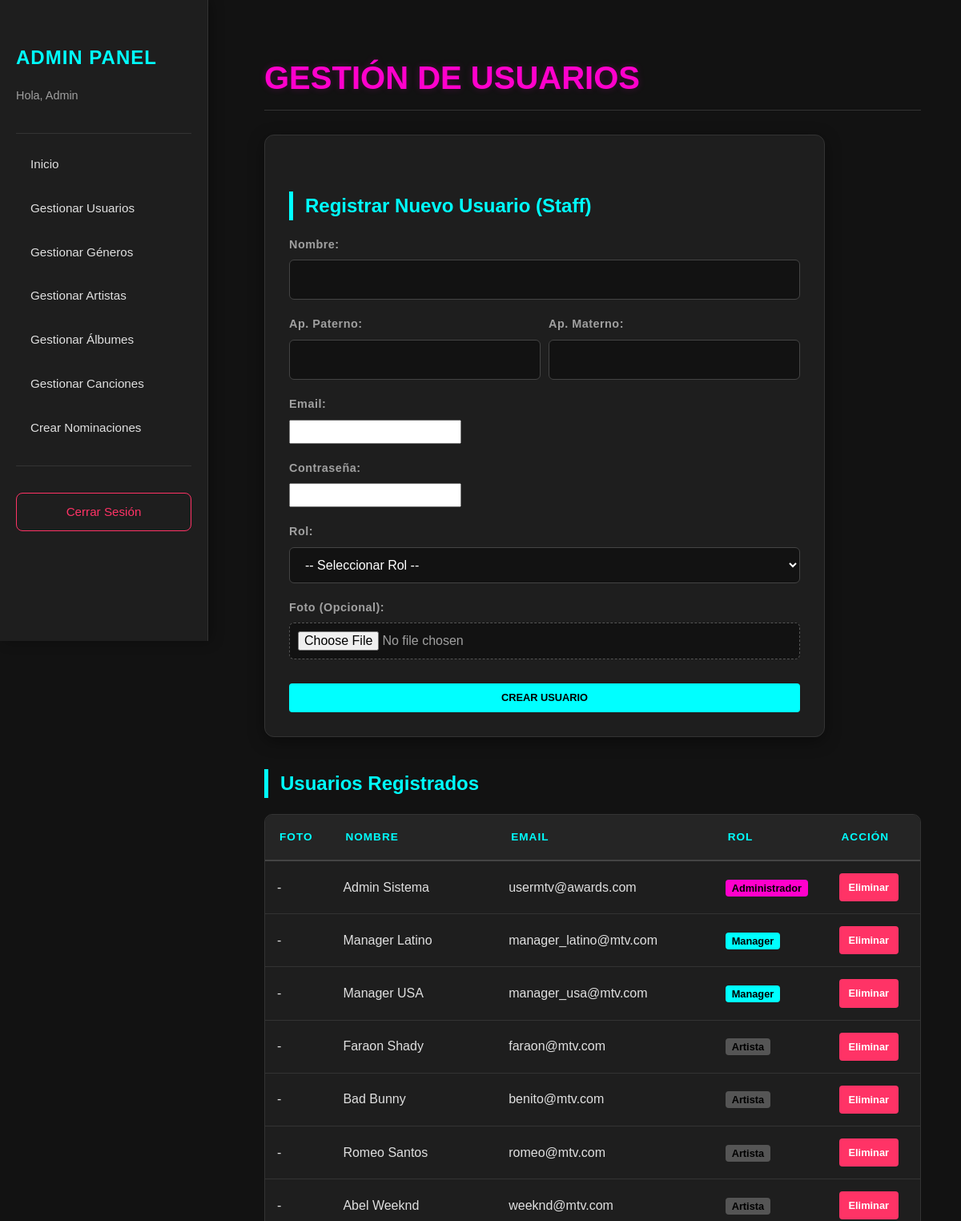
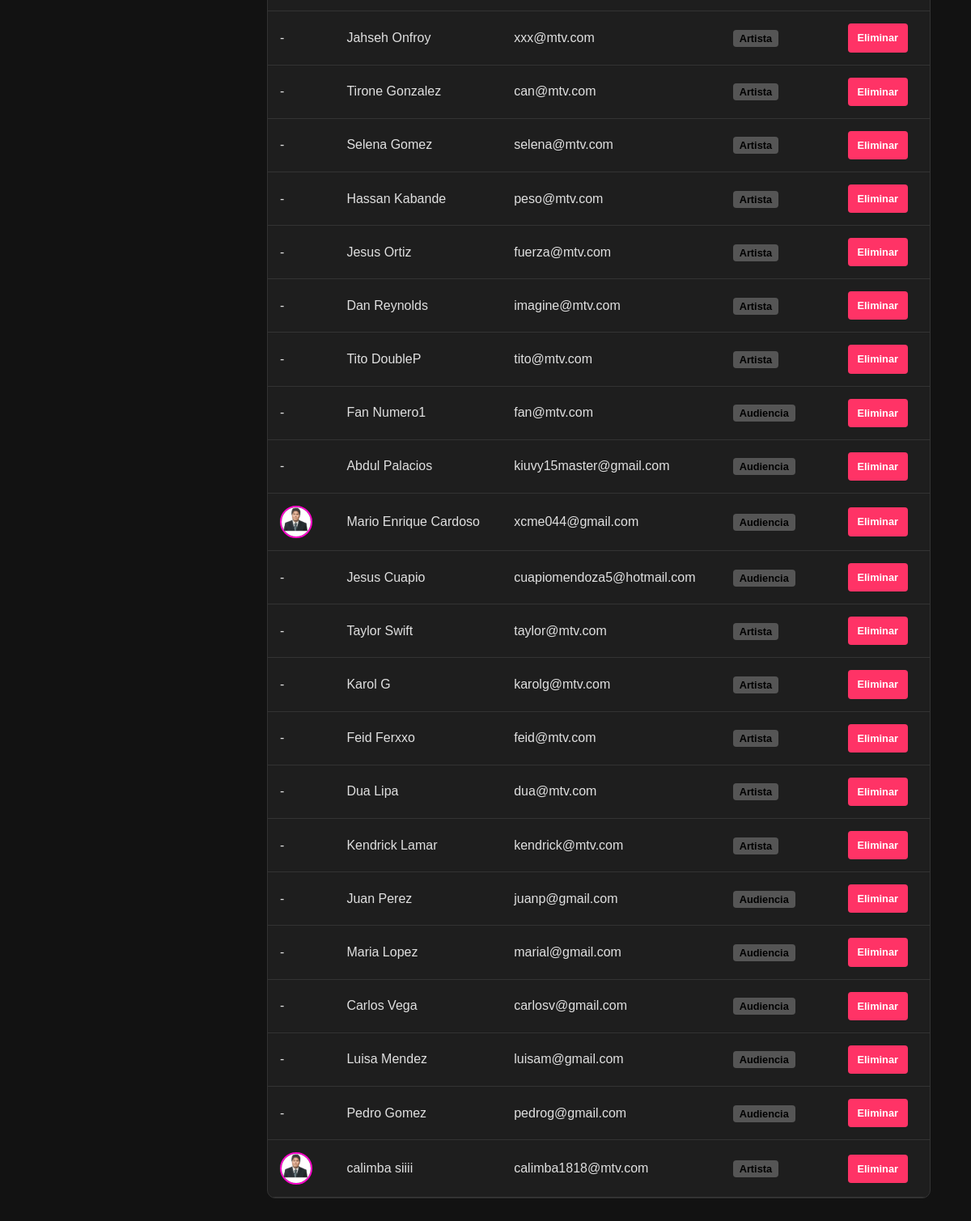
The app's page /app/views/panel/usuarios.php (signed in) with its own data (2 pictures, top to bottom).
### tables this page shows
CREATE TABLE IF NOT EXISTS `usuarios` (
  `id_usuario` int NOT NULL AUTO_INCREMENT,
  `estatus_usuario` tinyint NOT NULL,
  `nombre_usuario` varchar(50) NOT NULL,
  `ap_usuario` varchar(50) NOT NULL,
  `am_usuario` varchar(50) DEFAULT NULL,
  `sexo_usuario` tinyint DEFAULT NULL,
  `correo_usuario` varchar(50) NOT NULL,
  `password_usuario` varchar(64) NOT NULL,
  `imagen_usuario` varchar(200) DEFAULT NULL,
  `id_rol` int NOT NULL,
  PRIMARY KEY (`id_usuario`),
  UNIQUE KEY `correo_usuario` (`correo_usuario`),
  KEY `id_rol` (`id_rol`)
);

CREATE TABLE IF NOT EXISTS `roles` (
  `id_rol` int NOT NULL,
  `rol` varchar(50) NOT NULL,
  PRIMARY KEY (`id_rol`)
);

### app/views/panel/usuarios.php (the view, shortened to what this page needs)
<?php
require_once '../../../config/conexion-bd.php';
$usuarios = $conexion->query("SELECT u.*, r.rol FROM usuarios u INNER JOIN roles r ON u.id_rol = r.id_rol")->fetchAll(PDO::FETCH_ASSOC);
?>
<!DOCTYPE html>
<html lang="es">
<head>
    <link rel="stylesheet" href="<?php echo HOST; ?>recursos/assets/css/reset.css">
    <link rel="stylesheet" href="<?php echo HOST; ?>recursos/assets/css/root.css">
    <link rel="stylesheet" href="<?php echo HOST; ?>recursos/assets/css/menu-lateral.css">
    <link rel="stylesheet" href="<?php echo HOST; ?>recursos/assets/css/artistas.css"> </head>
<body>
    <?php include '../../../recursos/recursos_panel/menu_lateral.php'; ?>
    <main>
        <h1>Gestión de Usuarios</h1>
        <div class="formulario-caja">
            <h3>Registrar Nuevo Usuario (Staff)</h3>
            <form action="../../backend/panel/acc_usuarios.php" method="POST" enctype="multipart/form-data">
                <label>Nombre:</label>
                <input type="text" name="nombre" required>
                <div style="display:flex; gap:10px;">
                    <div style="flex:1;">
                        <label>Ap. Paterno:</label>
                        <input type="text" name="ap_paterno" required>
                    </div>
                    <div style="flex:1;">
                        <label>Ap. Materno:</label>
                        <input type="text" name="ap_materno">
                    </div>
                </div>
                <label>Email:</label>
                <input type="email" name="email" required>
                <label>Contraseña:</label>
                <input type="password" name="password" required>
                <label>Rol:</label>
                <select name="id_rol" required>
                    <option value="">-- Seleccionar Rol --</option>
                </select>
                <label>Foto (Opcional):</label>
                <input type="file" name="imagen">
                <button type="submit" class="btn btn-guardar">Crear Usuario</button>
            </form>
        </div>
        <h3>Usuarios Registrados</h3>
        <table>
            <thead>
                <tr>
                    <th>Foto</th>
                    <th>Nombre</th>
                    <th>Email</th>
                    <th>Rol</th>
                    <th>Acción</th>
                </tr>
            </thead>
            <tbody>
                <?php foreach($usuarios as $u): ?>
                <tr>
                    <td>
                        <?php if($u['imagen_usuario']): ?>
                            <img src="<?php echo HOST . ltrim($u['imagen_usuario'], '/'); ?>" class="img-artista" style="width:40px; height:40px;">
                        <?php else: ?>
                            <span>-</span>
                        <?php endif; ?>
                    </td>
                    <td><?php echo $u['nombre_usuario'] . ' ' . $u['ap_usuario']; ?></td>
                    <td><?php echo $u['correo_usuario']; ?></td>
                    <td>
                        <span style="padding: 3px 8px; border-radius: 4px; font-size: 0.8rem;
                            background-color: <?php echo ($u['id_rol']==1)?'var(--neon-pink)':(($u['id_rol']==2)?'var(--neon-cyan)':'#555'); ?>;
                            color: black; font-weight: bold;">
                            <?php echo $u['rol']; ?>
                        </span>
                    </td>
                    <td>
                        <a href="../../backend/panel/acc_usuarios.php?accion=borrar&id=<?php echo $u['id_usuario']; ?>"
                           class="btn btn-borrar" onclick="return confirm('¿Eliminar usuario?')">Eliminar</a>
                    </td>
                </tr>
                <?php endforeach; ?>
            </tbody>
        </table>
    </main>
</body>
</html>

### recursos/assets/css/root.css (style rules this page uses)
:root { --bg-color: #050505; --neon-pink: #FF00CC; --neon-lime: #CCFF00; --neon-cyan: #00FFFF; --neon-violet: #9D00FF; --text-color: #FFFFFF; --text-muted: #E0E0E0; --admin-bg: #121212; --panel-bg: #1E1E1E; --text-primary: #E0E0E0; --text-secondary: #A0A0A0; --table-border: #333333; --btn-create: #00FFFF; --text-on-create: #000000; --btn-edit: #CCFF00; --text-on-edit: #000000; --btn-delete: #FF3366; --text-on-delete: #FFFFFF; --msg-success: #00E676; --msg-error: #FF1744; --gradient-mtv: linear-gradient(135deg, var(--neon-pink) 0%, var(--neon-violet) 100%); }

### recursos/assets/css/artistas.css (style rules this page uses)
body { background-color: var(--admin-bg); color: var(--text-primary); min-height: 100vh; }
main { margin-left: 280px; padding: 40px 50px; width: calc(100% - 280px); min-height: 100vh; background-color: var(--admin-bg); }
main h1 { color: var(--neon-pink); font-size: 2.5rem; margin-bottom: 30px; text-transform: uppercase; font-weight: 800; text-shadow: 0 0 10px rgba(255, 0, 204, 0.2); border-bottom: 1px solid #333; padding-bottom: 10px; }
main h3 { color: var(--btn-create); margin-top: 40px; margin-bottom: 15px; font-size: 1.5rem; border-left: 5px solid var(--btn-create); padding-left: 15px; }
.formulario-caja { background-color: var(--panel-bg); padding: 30px; border-radius: 12px; border: 1px solid var(--table-border); max-width: 700px; box-shadow: 0 5px 20px rgba(0,0,0,0.4); }
.formulario-caja label { display: block; color: var(--text-secondary); font-size: 0.9rem; margin-bottom: 8px; margin-top: 20px; font-weight: 600; letter-spacing: 0.5px; }
.formulario-caja input[type="text"], .formulario-caja select, .formulario-caja textarea { width: 100%; background-color: var(--admin-bg); border: 1px solid #444; color: white; padding: 12px 15px; border-radius: 6px; font-size: 1rem; outline: none; transition: all 0.3s ease; }
.formulario-caja input[type="file"] { background-color: var(--admin-bg); padding: 10px; border: 1px dashed #555; border-radius: 6px; color: var(--text-secondary); width: 100%; cursor: pointer; }
.btn-guardar { background-color: var(--btn-create); color: #000; border: none; padding: 15px; width: 100%; margin-top: 30px; font-weight: bold; text-transform: uppercase; border-radius: 6px; cursor: pointer; transition: transform 0.2s, box-shadow 0.2s; }
table { width: 100%; border-collapse: separate; border-spacing: 0; background-color: var(--panel-bg); border-radius: 10px; overflow: hidden; margin-top: 20px; margin-bottom: 50px; border: 1px solid var(--table-border); }
thead { background-color: #252525; }
th { padding: 18px; text-align: left; color: var(--neon-cyan); font-size: 0.85rem; text-transform: uppercase; letter-spacing: 1px; border-bottom: 2px solid #444; }
td { padding: 15px; border-bottom: 1px solid #333; color: var(--text-primary); vertical-align: middle; }
.img-artista { width: 50px; height: 50px; border-radius: 50%; object-fit: cover; border: 2px solid var(--neon-pink); }
.btn { text-decoration: none; padding: 8px 12px; border-radius: 4px; font-size: 0.8rem; font-weight: bold; display: inline-block; margin-right: 5px; transition: opacity 0.2s; }
.btn-borrar { background-color: var(--btn-delete); color: white; }

### records on screen
usuarios: nombre_usuario "Admin", ap_usuario "Sistema", correo_usuario "usermtv@awards.com", id_rol.rol "Administrador"
usuarios: nombre_usuario "Manager", ap_usuario "Latino", correo_usuario "manager_latino@mtv.com", id_rol.rol "Manager"
usuarios: nombre_usuario "Manager", ap_usuario "USA", correo_usuario "manager_usa@mtv.com", id_rol.rol "Manager"
usuarios: nombre_usuario "Faraon", ap_usuario "Shady", correo_usuario "faraon@mtv.com", id_rol.rol "Artista"
usuarios: nombre_usuario "Bad", ap_usuario "Bunny", correo_usuario "benito@mtv.com", id_rol.rol "Artista"
usuarios: nombre_usuario "Romeo", ap_usuario "Santos", correo_usuario "romeo@mtv.com", id_rol.rol "Artista"
usuarios: nombre_usuario "Abel", ap_usuario "Weeknd", correo_usuario "weeknd@mtv.com", id_rol.rol "Artista"
usuarios: nombre_usuario "Jahseh", ap_usuario "Onfroy", correo_usuario "xxx@mtv.com", id_rol.rol "Artista"
usuarios: nombre_usuario "Tirone", ap_usuario "Gonzalez", correo_usuario "can@mtv.com", id_rol.rol "Artista"
usuarios: nombre_usuario "Selena", ap_usuario "Gomez", correo_usuario "selena@mtv.com", id_rol.rol "Artista"
usuarios: nombre_usuario "Hassan", ap_usuario "Kabande", correo_usuario "peso@mtv.com", id_rol.rol "Artista"
usuarios: nombre_usuario "Jesus", ap_usuario "Ortiz", correo_usuario "fuerza@mtv.com", id_rol.rol "Artista"
usuarios: nombre_usuario "Dan", ap_usuario "Reynolds", correo_usuario "imagine@mtv.com", id_rol.rol "Artista"
usuarios: nombre_usuario "Tito", ap_usuario "DoubleP", correo_usuario "tito@mtv.com", id_rol.rol "Artista"
usuarios: nombre_usuario "Fan", ap_usuario "Numero1", correo_usuario "fan@mtv.com", id_rol.rol "Audiencia"
usuarios: nombre_usuario "Abdul", ap_usuario "Palacios", correo_usuario "kiuvy15master@gmail.com", id_rol.rol "Audiencia"
usuarios: imagen_usuario (picture), nombre_usuario "Mario Enrique", ap_usuario "Cardoso", correo_usuario "xcme044@gmail.com", id_rol.rol "Audiencia"
usuarios: nombre_usuario "Jesus", ap_usuario "Cuapio", correo_usuario "cuapiomendoza5@hotmail.com", id_rol.rol "Audiencia"
usuarios: nombre_usuario "Taylor", ap_usuario "Swift", correo_usuario "taylor@mtv.com", id_rol.rol "Artista"
usuarios: nombre_usuario "Karol", ap_usuario "G", correo_usuario "karolg@mtv.com", id_rol.rol "Artista"
usuarios: nombre_usuario "Feid", ap_usuario "Ferxxo", correo_usuario "feid@mtv.com", id_rol.rol "Artista"
usuarios: nombre_usuario "Dua", ap_usuario "Lipa", correo_usuario "dua@mtv.com", id_rol.rol "Artista"
usuarios: nombre_usuario "Kendrick", ap_usuario "Lamar", correo_usuario "kendrick@mtv.com", id_rol.rol "Artista"
usuarios: nombre_usuario "Juan", ap_usuario "Perez", correo_usuario "juanp@gmail.com", id_rol.rol "Audiencia"
usuarios: nombre_usuario "Maria", ap_usuario "Lopez", correo_usuario "marial@gmail.com", id_rol.rol "Audiencia"
usuarios: nombre_usuario "Carlos", ap_usuario "Vega", correo_usuario "carlosv@gmail.com", id_rol.rol "Audiencia"
usuarios: nombre_usuario "Luisa", ap_usuario "Mendez", correo_usuario "luisam@gmail.com", id_rol.rol "Audiencia"
usuarios: nombre_usuario "Pedro", ap_usuario "Gomez", correo_usuario "pedrog@gmail.com", id_rol.rol "Audiencia"
usuarios: imagen_usuario (picture), nombre_usuario "calimba", ap_usuario "siiii", correo_usuario "calimba1818@mtv.com", id_rol.rol "Artista"

### other values on screen
$_SESSION['nombre'] "Admin"
